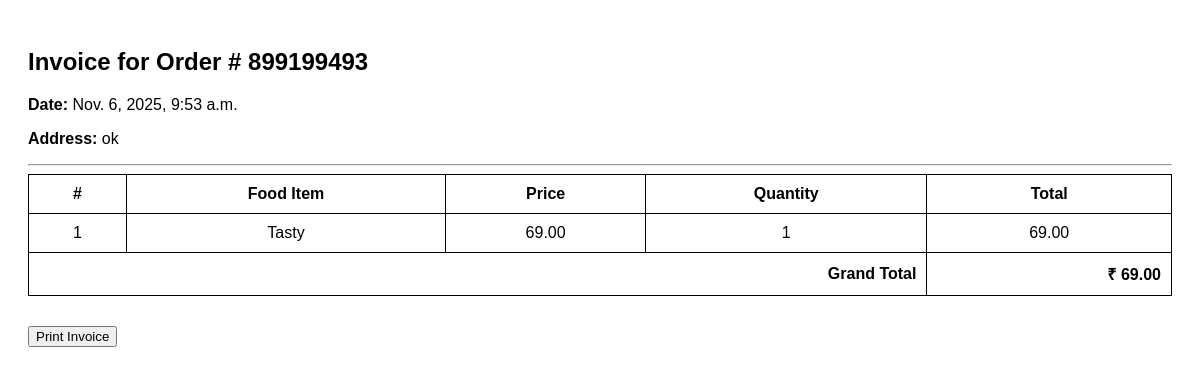
Screenshot of /api/invoice/899199493/ with the database file from the repository.
### foodordering/models.py (models this page shows, shortened)
class OrderAddress(models.Model):
    user=models.ForeignKey(User, on_delete=models.CASCADE)
    order_number = models.CharField(max_length=100, null=True)
    address=models.TextField()
    order_time = models.DateTimeField(auto_now_add=True)
    order_final_status = models.CharField(max_length=200, null=True)

class Food(models.Model):
    category=models.ForeignKey(Category, on_delete=models.CASCADE)
    item_name = models.CharField(max_length=100)
    item_price = models.DecimalField(max_digits=10, decimal_places=2)
    item_description = models.TextField(max_length=500, null=True, blank=True)
    image = models.ImageField(upload_to='food_images/')
    item_quantity = models.CharField(max_length=50)
    is_available = models.BooleanField(default=True)

### foodordering/views.py (the view)
# urls.py: path('invoice/<str:order_number>/', get_invoice),
def get_invoice(request, order_number):
    orders = Order.objects.filter(order_number=order_number, is_order_placed=True).select_related('food')
    address = OrderAddress.objects.get(order_number=order_number)
    grand_total = 0
    order_data = []
    for order in orders:
        total_price = order.food.item_price * order.quantity
        grand_total += total_price
        order_data.append({
            'food': order.food,
            'quantity': order.quantity,
            'total_price': total_price
        })
    return render(request, 'invoice.html', {
        'order_number' : order_number,
        'address' : address,
        'grand_total' : grand_total,
        'orders' :order_data,
    })

### foodordering/templates/invoice.html (shortened to what this page needs)
<!DOCTYPE html>
<html lang="en">
<head>
</head>
<body>
    <h2>Invoice for Order # {{order_number}}</h2>
    <p><strong>Date: </strong> {{address.order_time}} </p>
    <p><strong>Address: </strong> {{address.address}} </p>
    <hr>
    <table>
        <thead>
            <tr>
                <th>#</th>
                <th>Food Item</th>
                <th>Price</th>
                <th>Quantity</th>
                <th>Total</th>
            </tr>
        </thead>
        <tbody>
            {% for order in orders  %}
                <tr>
                    <td>{{forloop.counter}} </td>
                    <td>{{order.food.item_name}} </td>
                    <td>{{order.food.item_price}}</td>
                    <td>{{order.quantity}}</td>
                    <td>{{order.total_price}}</td>
                </tr>
            {% endfor %}
        </tbody>
        <tfoot>
            <tr>
                <th colspan='4' style="text-align:right">Grand Total</th>
                <th style="text-align:right">₹ {{grand_total}}</th>
            </tr>
        </tfoot>
    </table>
    <div style="margin-top : 30px">
        <button onclick="window.print()">Print Invoice</button>
    </div>
</body>
</html>

### foodordering/templates/invoice.html (style rules this page uses)
body { font-family : Arial, sans-sarif; padding : 20px; }
table { width : 100%; border-collapse : collapse; }
th,td { border: 1px solid; padding:10px; text-align: center; }

### rows the page displays
OrderAddress: order_time "Nov. 6, 2025, 9:53 a.m.", address "ok"
Food: food.item_name "Tasty", food.item_price "69.00", quantity "1", total_price "69.00"

### other values shown
{{ order_number }} "899199493"
{{ grand_total }} "69.00"
